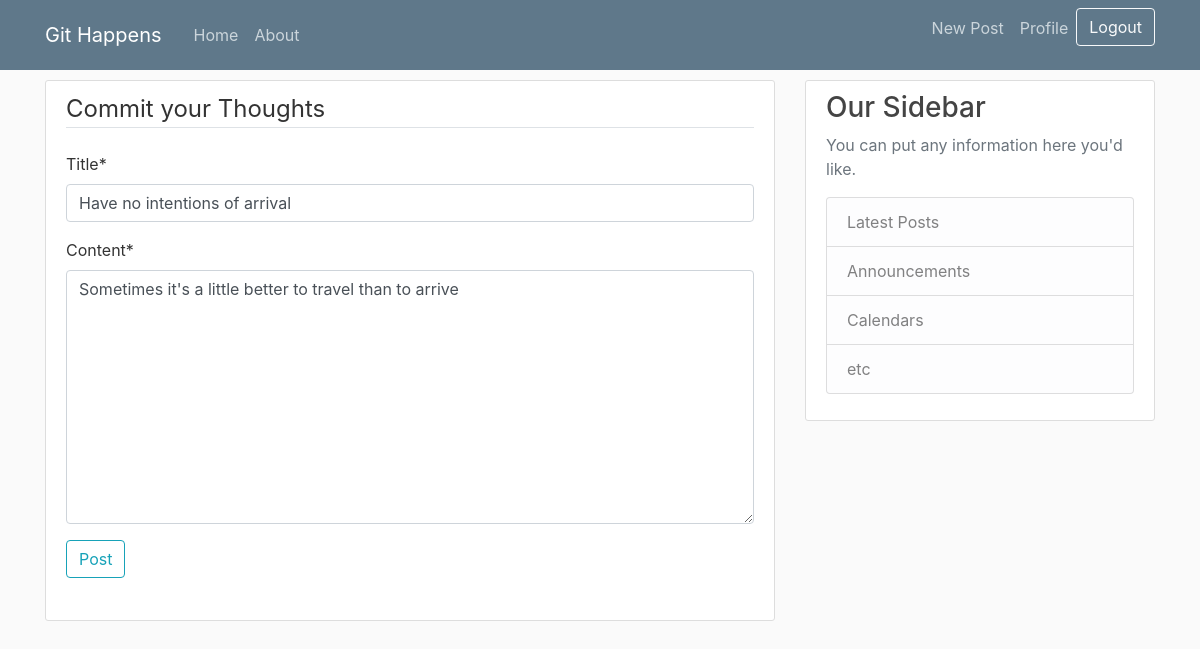
Screenshot of /post/15/update/ (signed in) with the database file from the repository.
### blog/models.py (models this page shows, shortened)
class Post(models.Model):
    title =models.CharField(max_length=100)
    content=models.TextField()
    date_posted=models.DateTimeField(default=timezone.now)
    author= models.ForeignKey(User,on_delete=models.CASCADE) #what cascade does is when you delete the user, it deletes all its relative data, posts and etc.

### blog/views.py (the view, shortened to what this page needs)
# urls.py: path('post/<int:pk>/update/',PostUpdateView.as_view(), name='post-update'), #pk will refer to the models primary key, in this case the post  primary key
class PostUpdateView(LoginRequiredMixin, UserPassesTestMixin,UpdateView):
    model=Post
    fields=['title','content']
    def test_func(self):
        post=self.get_object() #this gets the post that u are trying to update
        if self.request.user==post.author: #to check if the post author and logged in author are same to allow updates on posts
            return True
        return False

### blog/templates/blog/post_form.html (shortened to what this page needs)
{%extends "blog/base.html"%}
{% load crispy_forms_tags %}
{%block content%}
    <div class="content-section">
        <form method="POST">
            <fieldset class="form-group">
                <legend class="border-bottom mb-4">Commit your Thoughts</legend>
                {{ form|crispy }}
                <div class="form-group">
                    <button class="btn btn-outline-info" type="submit">Post</button>
                </div>
            </fieldset>
        </form>
    </div>
{%endblock content%}

### blog/static/blog/main.css (style rules this page uses)
body { background: #fafafa; color: #333333; margin-top: 5rem; }
.content-section { background: #ffffff; padding: 10px 20px; border: 1px solid #dddddd; border-radius: 3px; margin-bottom: 20px; }

### rows the page displays
Post: title "Have no intentions of arrival", content "Sometimes it's a little better to travel than to arrive"
